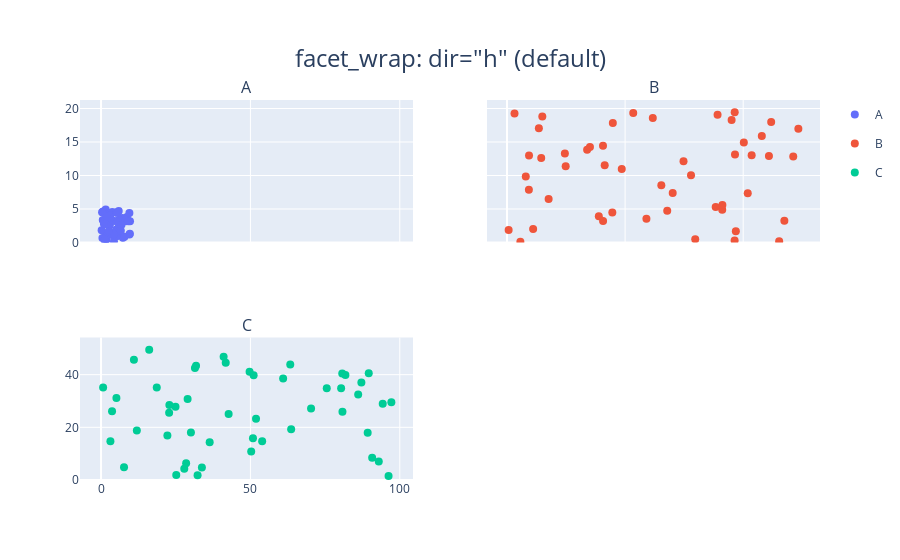

Source (notebook cell):
### Code cell
# Cell 3 - facet_wrap: default (dir='h')
(ggplot(df, aes(x='x', y='y', color='group')) +
 geom_point() +
 facet_wrap('group', ncol=2) +
 labs(title='facet_wrap: dir="h" (default)'))

### Figure 1 — Plotly figure (JSON) as saved in the notebook; plotly's stock layout.template omitted (floating-point values rounded to 4 significant figures)
{"data": [{"legendgroup": "A", "marker": {"color": "#636EFA", "size": 8, "symbol": "circle"}, "mode": "markers", "name": "A", "opacity": 1, "showlegend": true, "type": "scatter", "x": [3.745, 9.507, 7.32, 5.987, 1.56, 1.56, 0.5808, 8.662, 6.011, 7.081, 0.2058, 9.699, 8.324, 2.123, 1.818, 1.834, 3.042, 5.248, 4.319, 2.912, 6.119, 1.395, 2.921, 3.664, 4.561, 7.852, 1.997, 5.142, 5.924, 0.4645, 6.075, 1.705, 0.6505, 9.489, 9.656, 8.084, 3.046, 0.9767, 6.842, 4.402, 1.22, 4.952, 0.3439, 9.093, 2.588, 6.625, 3.117, 5.201, 5.467, 1.849], "xaxis": "x", "y": [4.541, 1.198, 0.7245, 2.447, 4.928, 1.21, 3.361, 3.808, 1.188, 3.641, 1.839, 3.162, 3.168, 2.679, 0.4514, 4.177, 1.604, 0.9326, 0.2039, 2.954, 3.388, 0.08294, 2.56, 1.132, 3.226, 0.8718, 3.455, 1.934, 4.684, 0.6876, 1.705, 0.5674, 4.623, 4.387, 1.29, 3.3, 4.086, 2.776, 2.648, 1.209, 0.4655, 4.486, 4.502, 3.166, 1.695, 1.746, 3.63, 4.486, 4.435, 3.899], "yaxis": "y"}, {"legendgroup": "B", "marker": {"color": "#EF553B", "size": 8, "symbol": "circle"}, "mode": "markers", "name": "B", "opacity": 1, "showlegend": true, "type": "scatter", "x": [48.48, 38.76, 46.97, 44.74, 29.89, 46.09, 4.425, 9.799, 2.261, 16.27, 19.43, 13.57, 41.44, 17.84, 14.05, 27.13, 7.046, 40.11, 3.728, 49.34, 38.61, 9.936, 0.2761, 40.77, 35.34, 36.45, 38.56, 3.702, 17.92, 5.793, 43.16, 31.16, 16.54, 3.178, 15.55, 16.26, 36.48, 31.88, 44.36, 23.61, 5.98, 35.66, 38.04, 28.06, 38.55, 24.69, 26.14, 21.38, 1.271, 5.395], "xaxis": "x2", "y": [12.84, 1.683, 3.233, 17.97, 12.13, 0.1839, 2.029, 13.27, 0.1012, 3.216, 10.97, 13.84, 13.04, 4.485, 14.24, 4.745, 6.508, 14.93, 12.99, 16.98, 13.15, 11.37, 1.873, 7.354, 5.304, 4.88, 19.46, 7.862, 17.84, 12.62, 15.9, 10.05, 11.54, 9.85, 3.905, 14.45, 5.615, 0.4863, 12.91, 3.542, 18.81, 19.08, 18.3, 7.403, 0.3091, 18.57, 8.564, 19.33, 19.27, 17.06], "yaxis": "y2"}, {"legendgroup": "C", "marker": {"color": "#00CC96", "size": 8, "symbol": "circle"}, "mode": "markers", "name": "C", "opacity": 1, "showlegend": true, "type": "scatter", "x": [3.143, 63.64, 31.44, 50.86, 90.76, 24.93, 41.04, 75.56, 22.88, 7.698, 28.98, 16.12, 92.97, 80.81, 63.34, 87.15, 80.37, 18.66, 89.26, 53.93, 80.74, 89.61, 31.8, 11.01, 22.79, 42.71, 81.8, 86.07, 0.6952, 51.07, 41.74, 22.21, 11.99, 33.76, 94.29, 32.32, 51.88, 70.3, 36.36, 97.18, 96.24, 25.18, 49.72, 30.09, 28.48, 3.689, 60.96, 50.27, 5.148, 27.86], "xaxis": "x3", "y": [14.72, 19.25, 42.56, 15.85, 8.475, 27.84, 46.81, 34.8, 28.5, 4.859, 30.75, 49.5, 7.004, 25.92, 43.87, 37.04, 34.85, 35.12, 17.97, 14.68, 40.47, 40.51, 43.35, 45.66, 25.57, 25.08, 39.91, 32.5, 35.1, 39.79, 44.5, 16.9, 18.78, 4.699, 28.91, 1.797, 23.28, 27.13, 14.33, 29.54, 1.525, 1.867, 41.13, 18.01, 6.353, 26.11, 38.5, 10.79, 31.14, 4.267], "yaxis": "y3"}], "layout": {"annotations": [{"font": {"size": 16}, "showarrow": false, "text": "A", "x": 0.225, "xanchor": "center", "xref": "paper", "y": 1, "yanchor": "bottom", "yref": "paper"}, {"font": {"size": 16}, "showarrow": false, "text": "B", "x": 0.775, "xanchor": "center", "xref": "paper", "y": 1, "yanchor": "bottom", "yref": "paper"}, {"font": {"size": 16}, "showarrow": false, "text": "C", "x": 0.225, "xanchor": "center", "xref": "paper", "y": 0.375, "yanchor": "bottom", "yref": "paper"}], "legend": {"x": 1.02, "xanchor": "left", "y": 1, "yanchor": "top"}, "showlegend": true, "title": {"font": {"size": 24}, "text": "facet_wrap: dir=\"h\" (default)", "x": 0.5, "xanchor": "center", "yanchor": "top"}, "xaxis": {"anchor": "y", "domain": [0, 0.45], "matches": "x3", "showticklabels": false}, "xaxis2": {"anchor": "y2", "domain": [0.55, 1], "matches": "x4", "showticklabels": false}, "xaxis3": {"anchor": "y3", "domain": [0, 0.45]}, "xaxis4": {"anchor": "y4", "domain": [0.55, 1]}, "yaxis": {"anchor": "x", "domain": [0.625, 1], "rangemode": "tozero"}, "yaxis2": {"anchor": "x2", "domain": [0.625, 1], "matches": "y", "rangemode": "tozero", "showticklabels": false}, "yaxis3": {"anchor": "x3", "domain": [0, 0.375], "rangemode": "tozero"}, "yaxis4": {"anchor": "x4", "domain": [0, 0.375], "matches": "y3", "rangemode": "tozero", "showticklabels": false}}}
